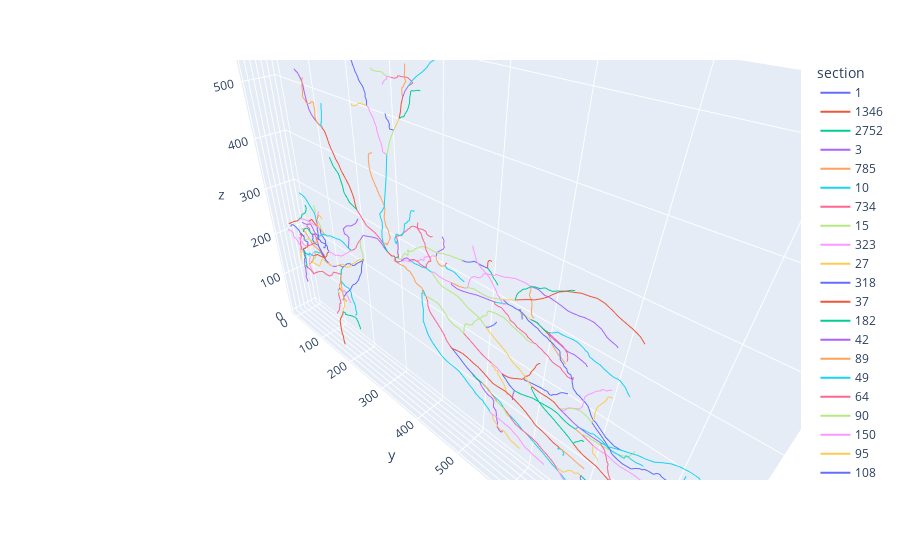

Here is the notebook cell this chart was saved with:
### Code cell
# Create a DataFrame for plotting
data = []
# Iterate through the sections dictionary
for section_id, section_data in sections.items():
    # flatten the section into one list of consecutive points instead of segments (point pairs)
    for i,segment in enumerate(section_data):
        point = segment[0] 
        data.append([section_id, point[0].item(), point[1].item(), point[2].item()])
        if i == len(section_data)-1:
            point = segment[1]
            data.append([section_id, point[0].item(), point[1].item(), point[2].item()])
df_sections = pd.DataFrame(data, columns=["section", "x", "y", "z"])

fig = px.line_3d(df_sections, x="x", y="y", z="z", color='section', )
fig.update_layout(scene_aspectmode='data')
fig.show()
